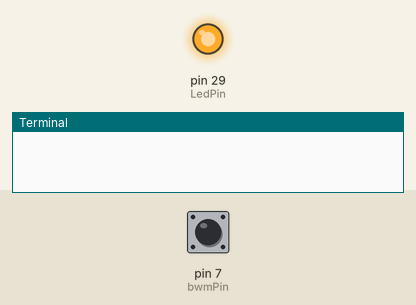
Bench run of a program on a simulated Raspberry Pi (header pin numbers). Shown: output pins drawn as LEDs (lit = HIGH), the last lines printed to the terminal. The test bench sets the inputs (shaded band); at power-on: pin 7 (bwmPin) LOW.

Above: at 1.2 s.
1.3 s: pin 7 (bwmPin) pulled HIGH for 0.15 s
At 1.4 s:
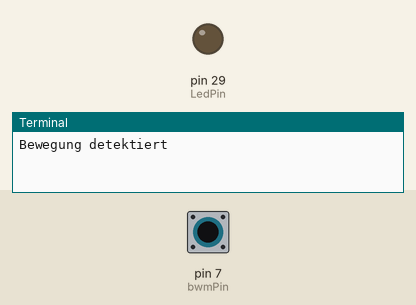
3.0 s: pin 7 (bwmPin) pulled HIGH for 3.2 s
At 7.0 s:
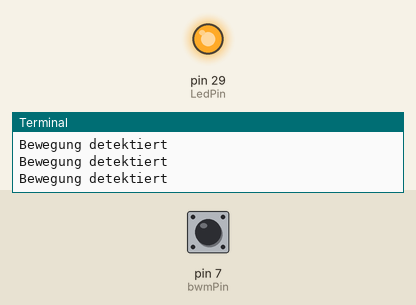
Timing chart, 0 to 8.5 s (numbered marks = the images above; inputs shaded):
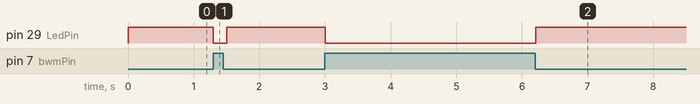

The program:

led_test.py
```python
#!/usr/bin/env python
import RPi.GPIO as GPIO
import time

LedPin = 29
bwmPin = 7


def setup():
    GPIO.setmode(GPIO.BOARD)  # Numbers GPIOs by physical location
    GPIO.setup(LedPin, GPIO.OUT)
    GPIO.output(LedPin, GPIO.HIGH)
    GPIO.setup(bwmPin, GPIO.IN, pull_up_down=GPIO.PUD_DOWN)

def blink():
    while True:
        print '...led on'
        GPIO.output(LedPin, GPIO.LOW)  # led on
        time.sleep(0.5)
        print 'led off...'
        GPIO.output(LedPin, GPIO.HIGH)  # led off
        time.sleep(0.5)

def status_bwm():
    while True:
        if GPIO.input(bwmPin):
            GPIO.output(LedPin, GPIO.LOW)
            print 'Bewegung detektiert'
        else:
            GPIO.output(LedPin, GPIO.HIGH)
        time.sleep(0.1)


def destroy():
    GPIO.output(LedPin, GPIO.HIGH)  # led off
    GPIO.cleanup()  # Release resource


if __name__ == '__main__':  # Program start from here
    setup()
    try:
        status_bwm()
    except KeyboardInterrupt:  # When 'Ctrl+C' is pressed, the child program destroy() will be  executed.
        destroy()
```

Measured:
- after the input at 1.3 s, pin 29 (LedPin): HIGH → LOW at once, → HIGH 0.20 s later
- after the input at 3.0 s, pin 29 (LedPin): HIGH → LOW at once, → HIGH 3.2 s later
